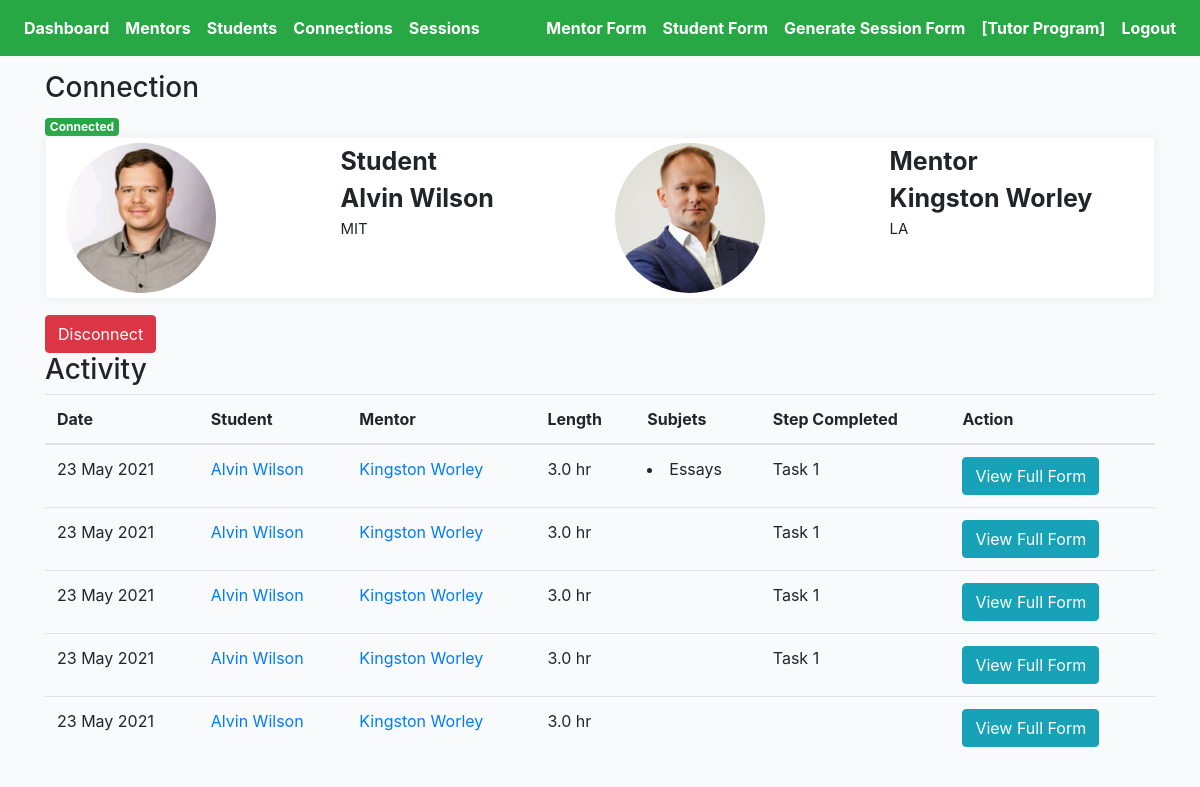
The page /cprofiles/59/connection-detail (signed in) on the database its author committed.
### cprofiles/models.py (models this page shows, shortened)
class Connection(models.Model):
    student = models.ForeignKey(Student, on_delete=models.CASCADE, related_name='student')
    mentor = models.ForeignKey(Mentor, on_delete=models.CASCADE, related_name='mentor')
    status = models.CharField(max_length=200, choices=STATUS_CHOICES)
    updated = models.DateTimeField(auto_now=True)
    created = models.DateTimeField(auto_now_add=True)
    flag = models.BooleanField(default=False)
    progress = models.CharField(max_length=200, blank=True, null=True, choices=PROGRESS_CHOICES)

class Student(models.Model):
    avatar = models.ImageField(default='avatar.png', upload_to='avatars/')
    first_name = models.CharField(max_length=200, blank=True)
    last_name = models.CharField(max_length=200, blank=True)
    email = models.EmailField(max_length=200, blank=True)
    gender = models.CharField(max_length=200, choices=GENDER_CHOICES)
    grade = models.CharField(max_length=200, choices=GRADE_CHOICES)
    school = models.CharField(max_length=200, blank=True)
    address = models.CharField(max_length=200, blank=True)
    parent1_first_name = models.CharField(max_length=200, blank=True)
    parent1_last_name = models.CharField(max_length=200, blank=True)
    parent1_phone = models.CharField(max_length=200, blank=True)
    parent1_email = models.EmailField(max_length=200, blank=True)
    parent2_first_name = models.CharField(max_length=200, blank=True)
    parent2_last_name = models.CharField(max_length=200, blank=True)
    parent2_phone = models.CharField(max_length=200, blank=True)
    parent2_email = models.EmailField(max_length=200, blank=True)
    academic_advisor = models.CharField(max_length=200, blank=True)
    academic_advisor_email = models.EmailField(max_length=200, blank=True)
    parent_language = models.CharField(max_length=200, choices=LANGUAGE_CHOICES)
    activity = models.TextField(null=True, blank=True, max_length=1000)
    reason = models.TextField(null=True, blank=True, max_length=1000)
    prompt = models.TextField(null=True, blank=True, max_length=1000)
    hobby = models.TextField(null=True, blank=True, max_length=1000)
    parent_response = models.TextField(null=True, blank=True, max_length=1000)
    interview_language = models.CharField(max_length=200, choices=LANGUAGE_CHOICES)
    updated = models.DateTimeField(auto_now=True)
    created = models.DateTimeField(auto_now_add=True)
    slug = models.SlugField(unique=True, blank=True)
    def get_absolute_url(self):
        return reverse("cprofiles:student-profiles-detail", kwargs={"slug": self.slug})
    __initial_first_name = None
    __initial_last_name = None
    def __init__(self, *args, **kwargs):
        super().__init__(*args, **kwargs)
        self.__initial_first_name = self.first_name
        self.__initial_last_name = self.last_name

class Mentor(models.Model):
    avatar = models.ImageField(default='avatar.png', upload_to='avatars/')
    first_name = models.CharField(max_length=200, blank=True)
    last_name = models.CharField(max_length=200, blank=True)
    email = models.EmailField(max_length=200, blank=True)
    prefer_grade = models.CharField(max_length=200, choices=MENTOR_GRADE_CHOICES)
    prefer_gender = models.CharField(max_length=200, choices=GENDER_CHOICES)
    prefer_location = models.CharField(max_length=200, blank=True)
    mentor_last_year = models.BooleanField(default=False)
    language = models.TextField(null=True, blank=True, max_length=1000)
    experience = models.TextField(null=True, blank=True, max_length=1000)
    familiar = models.TextField(null=True, blank=True, max_length=1000)
    friends = models.ManyToManyField(Student, blank=True, related_name='mentors')
    updated = models.DateTimeField(auto_now=True)
    created = models.DateTimeField(auto_now_add=True)
    slug = models.SlugField(unique=True, blank=True)
    def get_absolute_url(self):
        return reverse("cprofiles:mentor-profiles-detail", kwargs={"slug": self.slug})
    __initial_first_name = None
    __initial_last_name = None
    def __init__(self, *args, **kwargs):
        super().__init__(*args, **kwargs)
        self.__initial_first_name = self.first_name
        self.__initial_last_name = self.last_name

class Session(models.Model):
    connection = models.ForeignKey(Connection, on_delete=models.CASCADE)
    meet = models.IntegerField(null=True, blank=True)
    length = models.FloatField(null=True, blank=True)
    topic = models.ManyToManyField(Topic, blank=True, related_name='topics')
    updated = models.DateTimeField(auto_now=True)
    created = models.DateTimeField(auto_now_add=True)
    feedback = models.TextField(null=True, blank=True, max_length=1000)
    change = models.TextField(null=True, blank=True, max_length=1000)
    support = models.ManyToManyField(Support, blank=True, related_name='supports')
    rate = models.IntegerField(null=True, blank=True)
    question = models.TextField(null=True, blank=True, max_length=1000)
    cont = models.CharField(null=True, blank=True, max_length=200, choices=CONT_STATUS_CHOICES)
    submit_status = models.BooleanField(default=False)
    step = models.CharField(max_length=200, blank=True)
    def get_topics(self):
        return self.topic.all()
    def get_absolute_url(self):
        return reverse("cprofiles:session-detail", kwargs={"pk": self.pk})

class Topic(models.Model):
    name = models.CharField(max_length=200, blank=True)
    def __str__(self):
        return self.name

### cprofiles/views.py (the view)
# urls.py: path('<pk>/connection-detail', ConnectionDetailView.as_view(), name='connection-profile-detail'),
@method_decorator(login_required, name='dispatch')
@method_decorator(allowed_users(allowed_roles=['choice', 'admin']), name='dispatch')
class ConnectionDetailView(DetailView):
    model = Connection
    template_name = 'choice-connection-detail.html'
    def get_object(self):
        pk = self.kwargs.get('pk')
        connection = Connection.objects.get(pk=pk)
        return connection
    def get_context_data(self, **kwargs):
        context = super().get_context_data(**kwargs)
        pk = self.kwargs.get('pk')
        connection = Connection.objects.get(pk=pk)
        sessions = Session.objects.filter(submit_status=True).filter(connection=connection)
        sessions_ = []
        for item in sessions:
            sessions_.append(item)
        context["sessions"] = sessions_
        return context

### templates/choice-connection-detail.html (shortened to what this page needs)
{% extends 'cbase.html' %}
{% load static %}
{% block stylesheet %}{% static '/css/profile.css' %}{% endblock %}
{% block content %}
<h3>Connection</h3>
{% if connection.status == 'connected' %}
<div><span class="badge badge-success">Connected</div>
{% elif connection.status == 'disconnected' %}
<div><span class="badge badge-danger">Disconnected</div>
{% elif connection.status == 'inactive' %}
<div><span class="badge badge-warning">Inactive</div>
{% endif %}
<div class="profile-page tx-13">
    <div class="row">
        <div class="col-12 grid-margin">
            <div class="profile-header">
                <div class="header-links">
                    <div class="container header">
                        <div class="row">
                            <div class="col">
                                <div class="row">
                                    <div class="col">
                                        <img class="profile-pic" src="{{connection.student.avatar.url}}" alt="profile">
                                    </div>
                                    <div class="col">
                                        <div style="font-size:25px; font-weight:bold" class="profile-name">
                                            Student</div>
                                        <div style="font-size:25px; font-weight:bold" class="profile-name">
                                            {{connection.student.first_name}}
                                            {{connection.student.last_name}}</div>
                                        <div style="font-size:15px" class="profile-name">
                                            {{connection.student.school}}</div>
                                    </div>
                                </div>
                            </div>
                            <div class="col">
                                <div class="row">
                                    <div class="col">
                                        <img class="profile-pic" src="{{connection.mentor.avatar.url}}" alt="profile">
                                    </div>
                                    <div class="col">
                                        <div style="font-size:25px; font-weight:bold" class="profile-name">
                                            Mentor</div>
                                        <div style="font-size:25px; font-weight:bold" class="profile-name">
                                            {{connection.mentor.first_name}}
                                            {{connection.mentor.last_name}}</div>
                                        <div style="font-size:15px" class="profile-name">
                                            {{connection.mentor.prefer_location}}</div>
                                    </div>
                                </div>
                            </div>
                        </div>
                    </div>
                </div>
            </div>
        </div>
    </div>
</div>
{% if connection.status == 'connected' %}
<form action="{% url 'profiles:remove-connect' %}" method="POST">
    <button type="submit" class="btn btn-danger">Disconnect</button>
</form>
{% elif connection.status == 'disconnected' %}
<a href="{% url 'profiles:student-detail-view' connection.student.slug %}"><button type="submit"
        class="btn btn-info">Connect
        Tutor</button></a>
{% endif %}
<h3>Activity</h3>
<div class="table-responsive-lg">
    <table class="table">
        <thead>
            <tr>
                <th scope="col">Date</th>
                <th scope="col">Student</th>
                <th scope="col">Mentor</th>
                <th scope="col">Length</th>
                <th scope="col">Subjets</th>
                <th scope="col">Step Completed</th>
                <th scope="col">Action</th>
            </tr>
        </thead>
        <tbody>
            {% for obj in sessions %}
            <tr>
                <td>{{obj.created|date:"d M Y"}}</td>
                <td><a href="{{obj.connection.student.get_absolute_url}}">{{obj.connection.student.first_name}}
                        {{obj.connection.student.last_name}}</a></td>
                <td><a href="{{obj.connection.mentor.get_absolute_url}}">{{obj.connection.mentor.first_name}}
                        {{obj.connection.mentor.last_name}}</a></td>
                <td>{{obj.length}} hr</td>
                <td>
                    {% for topic in obj.get_topics %}
                    <li>{{topic}}</li>
                    {% endfor %}
                </td>
                <td>{{obj.step}}</td>
                <td><a href="{{obj.get_absolute_url}}"><button type="submit" class="btn btn-info">View Full
                            Form</button></a></td>
            </tr>
            {% endfor %}
        </tbody>
    </table>
</div>
{% endblock content %}

### core/static/css/base.css (style rules this page uses)
.container { width: 100%; padding-right: 15px; padding-left: 15px; margin-right: auto; margin-left: auto; margin-top: 55px; }
body { background:#FAFAFA; }

### core/static/css/profile.css (style rules this page uses)
body { background-color: #f9fafb; margin-top:0px; }
.profile-page .profile-header { box-shadow: 0 0 10px 0 rgba(183, 192, 206, 0.2); border: 1px solid #f2f4f9; }
.profile-page .profile-header .header-links { padding: 5px; display: -webkit-flex; display: flex; -webkit-justify-content: center; justify-content: center; background: #fff; border-radius: 0 0 .25rem .25rem; }
img { vertical-align: middle; border-style: none; }
.grid-margin { margin-bottom: 1rem; }
.profile-pic { border-radius: 50%; height: auto; width: 150px; }
.container .header { margin-top: 0px; }

### rows shown on the page
Connection: student.avatar (picture), student.first_name "Alvin", student.last_name "Wilson", student.school "MIT", mentor.avatar (picture), mentor.first_name "Kingston", mentor.last_name "Worley", mentor.prefer_location "LA"
Session: created "23 May 2021", connection.student.first_name "Alvin", connection.student.last_name "Wilson", connection.mentor.first_name "Kingston", connection.mentor.last_name "Worley", length "3.0", step "Task 1"
Topic: name "Essays"
Session: created "23 May 2021", connection.student.first_name "Alvin", connection.student.last_name "Wilson", connection.mentor.first_name "Kingston", connection.mentor.last_name "Worley", length "3.0", step "Task 1"
Session: created "23 May 2021", connection.student.first_name "Alvin", connection.student.last_name "Wilson", connection.mentor.first_name "Kingston", connection.mentor.last_name "Worley", length "3.0", step "Task 1"
Session: created "23 May 2021", connection.student.first_name "Alvin", connection.student.last_name "Wilson", connection.mentor.first_name "Kingston", connection.mentor.last_name "Worley", length "3.0", step "Task 1"
Session: created "23 May 2021", connection.student.first_name "Alvin", connection.student.last_name "Wilson", connection.mentor.first_name "Kingston", connection.mentor.last_name "Worley", length "3.0"
